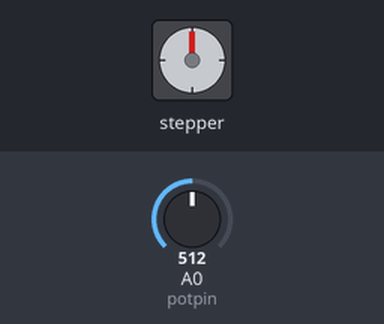
A sketch run on a simulated Arduino Uno, built with avr-gcc and run on an emulated ATmega328P. Shown: stepper motor. Wiring (inferred from the names in the program): stepper motor driver (200 steps per turn assumed): step pin 3; direction pin 4. Inputs (shaded band) come from the test bench; at power-on: A0 (potpin) = 512.

Above: at 1.2 s.
1.3 s: A0 (potpin) set to 417
2.8 s: A0 (potpin) set to 383
At 2.95 s:
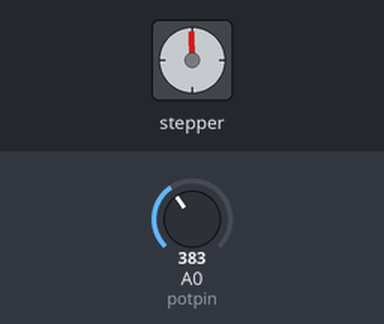
At 3.55 s:
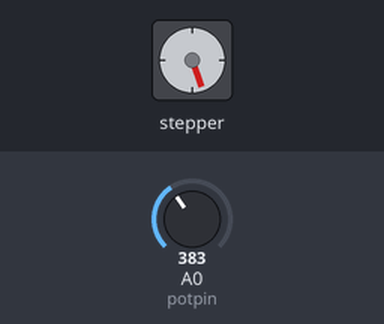
Timing chart, 0 to 14.8 s (numbered marks = the images above; inputs shaded):
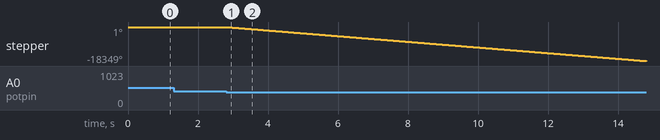

Measured:
- the behaviour switches between 400 and 399 on A0 (potpin) (found by bisection; images 0 and 1)
- after the input at 1.3 s, every drawn part: stays the same
- after the input at 2.8 s, stepper: keeps turning counter-clockwise at about 1529°/s, starting at once

The sketch:

sketch_component_sr3miniDriverTest.ino
```cpp
/**
 * SR3-mini Step Motor Drive Test
 *
 * Date written: July 13, 2017
 *
 * Arduino Board: UNO
 *
 * Circuit:
 * *  STEP+ and DIR+ of driver to 5V
 * *  Arduino analog PIN A0 to potentiometer
 * *  Arduino digital PIN 3 to STEP- of driver
 * *  Arduino digital PIN 4 to DIR- of driver
 * *  V+ and V- of driver to 24V power supply
 */

#define potpin A0
#define stepPin 3
#define dirPin 4

const long FORWARD_THRES = 623;
const long BACKWARD_THRES = 400;
const long MIN_DELAY = 500;
const long MAX_DELAY = 16000;

long potVal = 0;
bool isMoving = false;
long customDelay;

void setup() {
    pinMode(dirPin, OUTPUT);
    pinMode(stepPin, OUTPUT);
}

void loop() {
    potVal = analogRead(potpin);

    if (potVal > FORWARD_THRES) {
    digitalWrite(dirPin, HIGH);
    customDelay = map(potVal, FORWARD_THRES, 1023, MAX_DELAY, MIN_DELAY);
    isMoving = true;
    }
    else if (potVal < BACKWARD_THRES) {
    digitalWrite(dirPin, LOW);
    customDelay = map(potVal, 0, BACKWARD_THRES, MIN_DELAY, MAX_DELAY);
    isMoving = true;
    } else {
    isMoving = false;
    }

    if (isMoving == true) {
    digitalWrite(stepPin, HIGH);
    delayMicroseconds(500);
    digitalWrite(stepPin, LOW);
    delayMicroseconds(500);
    }
}
```
